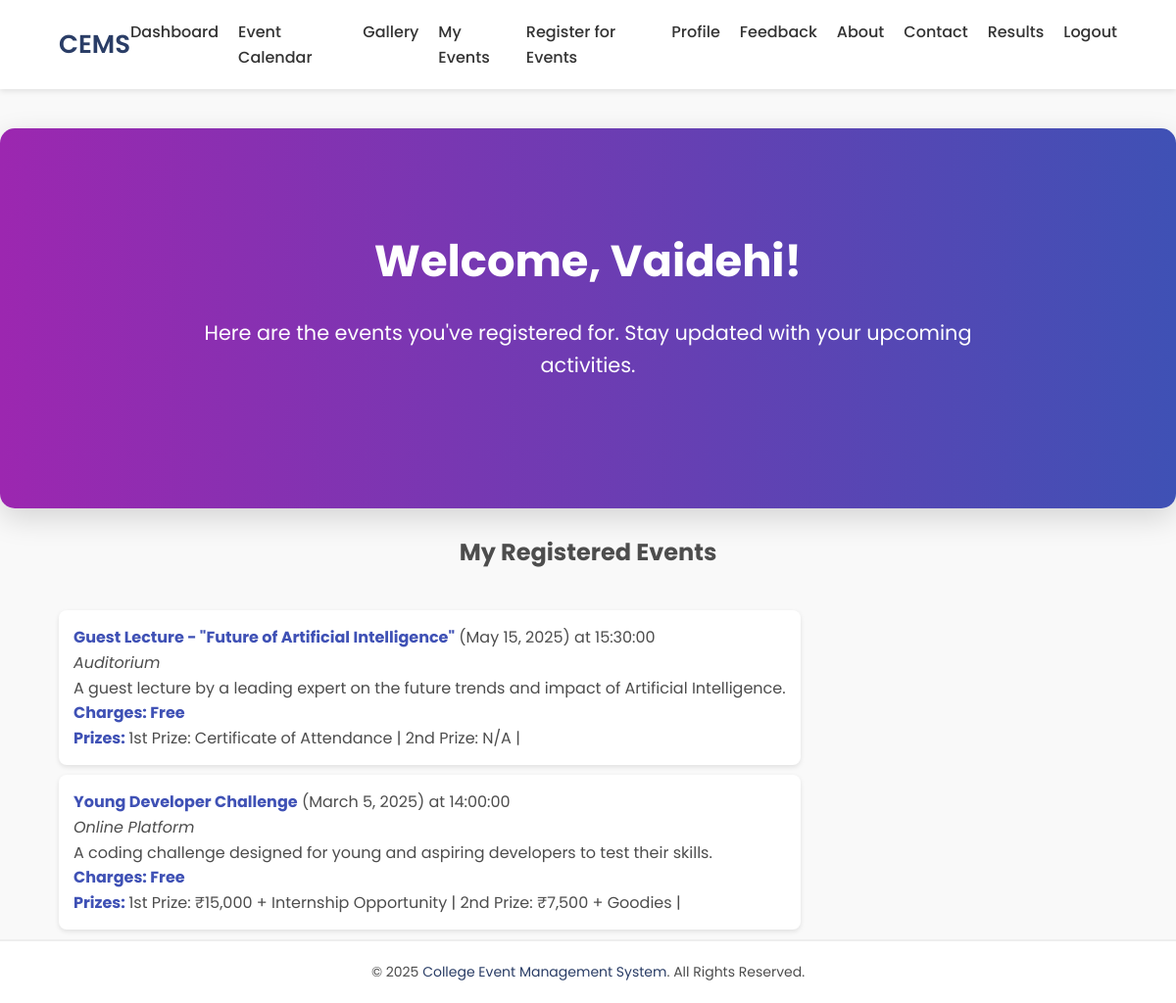
The app's page /my_events.php (signed in) with its own data.
### tables this page shows
CREATE TABLE `user_master` (
  `user_id` int NOT NULL AUTO_INCREMENT,
  `user_name` text,
  `user_email` text,
  `user_password` text,
  `user_address` text,
  `otp` varchar(255) DEFAULT NULL,
  `otp_expiry` int DEFAULT NULL,
  `user_created_at` datetime DEFAULT CURRENT_TIMESTAMP,
  PRIMARY KEY (`user_id`)
);

CREATE TABLE `event_master` (
  `event_id` int NOT NULL AUTO_INCREMENT,
  `event_name` text,
  `event_date` text,
  `event_location` text,
  `event_time` text,
  `event_description` text NOT NULL,
  `f_prize` varchar(255) NOT NULL,
  `s_prize` varchar(255) NOT NULL,
  `event_price` varchar(255) NOT NULL,
  `max_par` int NOT NULL,
  `is_active` tinyint(1) NOT NULL DEFAULT '1',
  PRIMARY KEY (`event_id`)
);

### my_events.php (the view, shortened to what this page needs)
<?php
include "config.php";
if (!isset($_SESSION['user_id']) || $_SESSION['loggedin'] !== true) {
    echo "<script>window.location.href='login.php'</script>";
    exit();
} else {
    $u_id = $_SESSION['user_id'];
    $sql = "SELECT * FROM user_master WHERE user_id = $u_id";
    $res = mysqli_query($conn, $sql);
    $row = mysqli_fetch_assoc($res);
}
$sql = "SELECT * FROM user_event_registration WHERE user_id = $u_id";
$result = mysqli_query($conn, $sql);
$my_events = [];
while ($row_event = mysqli_fetch_assoc($result)) {
    $event_id = $row_event['event_id'];
    $event_sql = "SELECT * FROM event_master WHERE event_id = $event_id";
    $event_res = mysqli_query($conn, $event_sql);
    $my_events[] = mysqli_fetch_assoc($event_res);
}
?>
<!DOCTYPE html>
<html lang="en">
<head>
</head>
<body>
    <?php include "navbar.php"; ?>
    <main>
        <section class="hero">
            <div class="hero-content">
                <h1 class="hero-title">Welcome, <?php echo $row['user_name']; ?>!</h1>
                <p class="hero-text">Here are the events you've registered for. Stay updated with your upcoming activities.</p>
            </div>
        </section>
        <br>
         <center>   <h2 style="font-size:x-large">My Registered Events</h2></center>
        <section class="my-events-list">
            <div class="container">
                <ul>
                    <?php if (empty($my_events)) { ?>
                        <li>No events registered yet. Explore and register for upcoming events!</li>
                    <?php } else { ?>
                        <?php foreach ($my_events as $event) { ?>
                            <li>
                                <strong><?php echo htmlspecialchars($event['event_name']); ?></strong>
                                (<?php echo date('F j, Y', strtotime($event['event_date'])); ?>) at <?php echo $event['event_time']; ?><br>
                                <em><?php echo $event['event_location']; ?></em><br>
                                <span><?php echo htmlspecialchars($event['event_description']); ?></span><br>
                                <strong>Charges: <?php echo htmlspecialchars($event['event_price']); ?></strong><br>
                                <strong>Prizes: </strong>1st Prize: <?php echo htmlspecialchars($event['f_prize']); ?> |
                                2nd Prize: <?php echo htmlspecialchars($event['s_prize']); ?> |
                            </li>
                        <?php } ?>
                    <?php } ?>
                </ul>
            </div>
        </section>
    </main>
    <footer>
        <p>&copy; 2025 <a href="#" target="_blank">College Event Management System</a>. All Rights Reserved.</p>
    </footer>
</body>
</html>

### my_events.php (style rules this page uses)
* { margin: 0; padding: 0; box-sizing: border-box; font-family: 'Poppins', sans-serif; }
body { background-color: #f9f9f9; color: #4d4d4d; font-size: 16px; line-height: 1.6; min-height: 100vh; display: flex; flex-direction: column; }
.container { width: 90%; max-width: 1200px; margin: 0 auto; display: flex; justify-content: space-between; align-items: center; }
.hero { flex: 1; display: flex; align-items: center; justify-content: center; text-align: center; padding: 100px 20px; background: linear-gradient(to right, #9c27b0, #3f51b5); color: white; border-radius: 15px; margin-top: 40px; box-shadow: 0 10px 30px rgba(0, 0, 0, 0.15); }
.hero-content { max-width: 800px; }
.hero-title { font-size: 2.8rem; font-weight: 700; margin-bottom: 20px; }
.hero-text { font-size: 1.3rem; font-weight: 400; margin-bottom: 30px; }
.my-events-list { margin-top: 40px; }
.my-events-list ul { list-style: none; padding-left: 0; }
.my-events-list li { background-color: #fff; padding: 15px; margin-bottom: 10px; border-radius: 8px; box-shadow: 0 2px 5px rgba(0, 0, 0, 0.1); }
.my-events-list li strong { color: #3f51b5; }
footer { background-color: #fff; padding: 20px; text-align: center; font-size: 14px; margin-top: auto; border-top: 2px solid #eee; }
footer p { margin: 0; }
footer a { color: #2a3d66; text-decoration: none; transition: color 0.3s ease; }

### navbar.php (style rules this page uses)
* { margin: 0; padding: 0; box-sizing: border-box; font-family: 'Poppins', sans-serif; }
.container { width: 90%; max-width: 1200px; margin: 0 auto; display: flex; justify-content: space-between; align-items: center; }

### records on screen
user_master: user_name "Vaidehi"
event_master: event_name "Guest Lecture - \"Future of Artificial Intelligence\"", event_date "May 15, 2025", event_time "15:30:00", event_location "Auditorium", event_description "A guest lecture by a leading expert on the future trends and impact of Artificial Intelligence.", event_price "Free", f_prize "Certificate of Attendance", s_prize "N/A"
event_master: event_name "Young Developer Challenge", event_date "March 5, 2025", event_time "14:00:00", event_location "Online Platform", event_description "A coding challenge designed for young and aspiring developers to test their skills.", event_price "Free", f_prize "₹15,000 + Internship Opportunity", s_prize "₹7,500 + Goodies"
